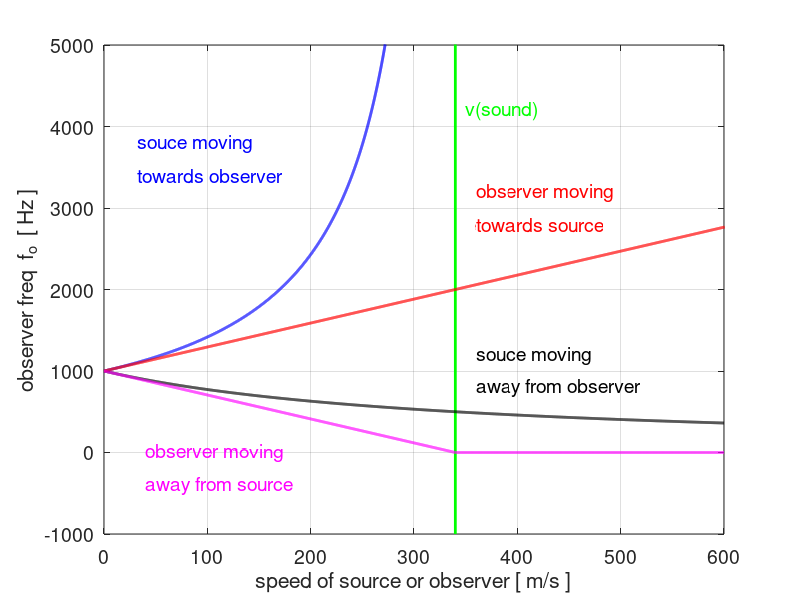

This figure's MATLAB source:
% mw_doppler.m

% Doppler Effect

% Ian Cooper
% School of Physics, University of Sydney
% email: ian.cooper@sydney.edu.au
% ../mphome.htm
% 170515


close all;
clear all;
clc;

v   = 340;        % velocity of sound
freq = 1000;      % source frequency


figure(2)
pos = [0.1 0.1 0.3 0.4];
   set(gcf,'Units','normalized');
   set(gcf,'Position',pos)
% Source moving towards a stationary observer
   v = 340;
   nF = 5000;
   vs = linspace(0,v-10,nF);
   vo = 0;
   fs = freq;
   fo = fs .* v ./ (v - vs);

   plot(vs,fo,'b','lineWidth',2);
   hold on
   plot([v v],[-1000 max(fo)],'g','lineWidth',2);

% Source moving away a stationary observer
   vs = linspace(0,600,nF);
   fo = fs .* v ./ (v + vs);
  plot(vs,fo,'k','lineWidth',2);
  fo = fs .* v ./ (v + vs);

% Observer moving towards stationary source 
  vo = linspace(0,1000,nF);
  fo = fs .* (v+vo) ./ v;
  plot(vo,fo,'r','lineWidth',2);

% Observer away stationary source 
  vo = linspace(0,600,nF);
  fo = fs .* (v-vo) ./ v;
  fo(fo<0) = 0;
  plot(vo,fo,'m','lineWidth',2); 

  
hText=text(350,4200,'v(sound)','fontsize',14);
set(hText,'color','g')

hText = text(32,3800,'souce moving','fontsize',14);
set(hText,'color','b')
hText = text(32,3400,'towards observer','fontsize',14);
set(hText,'color','b');
  
hText = text(360,1200,'souce moving','fontsize',14);
set(hText,'color','k');
hText = text(360,800,'away from observer','fontsize',14);
set(hText,'color','k');

hText = text(360,3200,'observer moving','fontsize',14);
set(hText,'color','r');
hText = text(360,2800,'towards source','fontsize',14);
set(hText,'color','r');


hText = text(40,0,'observer moving','fontsize',14);
set(hText,'color','m');
hText = text(40,-400,'away from source','fontsize',14);
set(hText,'color','m');

xlabel('speed of source or observer [ m/s ]');
ylabel('observer freq  f_o  [ Hz ]');
axis([0 600 -1000 5000])
grid on

set(gca,'fontsize',14);
